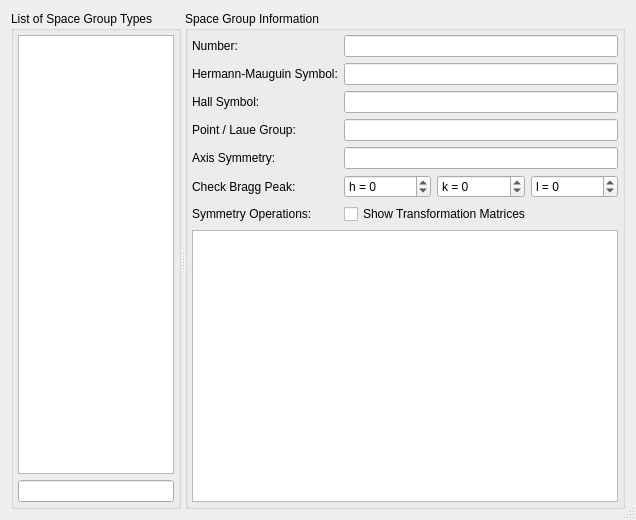
<?xml version="1.0" encoding="UTF-8"?>
<ui version="4.0">
 <class>SgListDlg</class>
 <widget class="QDialog" name="SgListDlg">
  <property name="geometry">
   <rect>
    <x>0</x>
    <y>0</y>
    <width>636</width>
    <height>520</height>
   </rect>
  </property>
  <property name="windowTitle">
   <string>Space Group Types</string>
  </property>
  <property name="sizeGripEnabled">
   <bool>true</bool>
  </property>
  <layout class="QGridLayout" name="gridLayout">
   <item row="0" column="0">
    <widget class="QSplitter" name="splitter">
     <property name="orientation">
      <enum>Qt::Horizontal</enum>
     </property>
     <widget class="QGroupBox" name="groupBox">
      <property name="sizePolicy">
       <sizepolicy hsizetype="Preferred" vsizetype="Preferred">
        <horstretch>1</horstretch>
        <verstretch>0</verstretch>
       </sizepolicy>
      </property>
      <property name="title">
       <string>List of Space Group Types</string>
      </property>
      <layout class="QGridLayout" name="gridLayout_2">
       <property name="margin">
        <number>4</number>
       </property>
       <item row="0" column="1">
        <widget class="QListWidget" name="listSGs">
         <property name="alternatingRowColors">
          <bool>true</bool>
         </property>
        </widget>
       </item>
       <item row="1" column="1">
        <widget class="QLineEdit" name="editFilter">
         <property name="toolTip">
          <string>Search Space Group Types</string>
         </property>
        </widget>
       </item>
      </layout>
     </widget>
     <widget class="QGroupBox" name="groupBox_2">
      <property name="sizePolicy">
       <sizepolicy hsizetype="Preferred" vsizetype="Preferred">
        <horstretch>2</horstretch>
        <verstretch>0</verstretch>
       </sizepolicy>
      </property>
      <property name="title">
       <string>Space Group Information</string>
      </property>
      <layout class="QGridLayout" name="gridLayout_3">
       <property name="margin">
        <number>4</number>
       </property>
       <item row="0" column="0">
        <widget class="QLabel" name="label">
         <property name="text">
          <string>Number:</string>
         </property>
        </widget>
       </item>
       <item row="0" column="1" colspan="3">
        <widget class="QLineEdit" name="editNr">
         <property name="readOnly">
          <bool>true</bool>
         </property>
        </widget>
       </item>
       <item row="1" column="0">
        <widget class="QLabel" name="label_2">
         <property name="text">
          <string>Hermann-Mauguin Symbol:</string>
         </property>
        </widget>
       </item>
       <item row="1" column="1" colspan="3">
        <widget class="QLineEdit" name="editHM">
         <property name="readOnly">
          <bool>true</bool>
         </property>
        </widget>
       </item>
       <item row="2" column="0">
        <widget class="QLabel" name="label_4">
         <property name="text">
          <string>Hall Symbol:</string>
         </property>
        </widget>
       </item>
       <item row="2" column="1" colspan="3">
        <widget class="QLineEdit" name="editHall">
         <property name="readOnly">
          <bool>true</bool>
         </property>
        </widget>
       </item>
       <item row="5" column="3">
        <widget class="QSpinBox" name="spinL">
         <property name="toolTip">
          <string>l</string>
         </property>
         <property name="prefix">
          <string>l = </string>
         </property>
         <property name="minimum">
          <number>-99</number>
         </property>
        </widget>
       </item>
       <item row="3" column="0">
        <widget class="QLabel" name="label_5">
         <property name="text">
          <string>Point / Laue Group:</string>
         </property>
        </widget>
       </item>
       <item row="3" column="1" colspan="3">
        <widget class="QLineEdit" name="editLaue">
         <property name="readOnly">
          <bool>true</bool>
         </property>
        </widget>
       </item>
       <item row="5" column="0">
        <widget class="QLabel" name="label_3">
         <property name="text">
          <string>Check Bragg Peak:</string>
         </property>
        </widget>
       </item>
       <item row="5" column="1">
        <widget class="QSpinBox" name="spinH">
         <property name="font">
          <font>
           <weight>50</weight>
           <bold>false</bold>
           <strikeout>false</strikeout>
           <kerning>true</kerning>
          </font>
         </property>
         <property name="toolTip">
          <string>h</string>
         </property>
         <property name="prefix">
          <string>h = </string>
         </property>
         <property name="minimum">
          <number>-99</number>
         </property>
        </widget>
       </item>
       <item row="5" column="2">
        <widget class="QSpinBox" name="spinK">
         <property name="toolTip">
          <string>k</string>
         </property>
         <property name="prefix">
          <string>k = </string>
         </property>
         <property name="minimum">
          <number>-99</number>
         </property>
        </widget>
       </item>
       <item row="6" column="0">
        <widget class="QLabel" name="label_6">
         <property name="text">
          <string>Symmetry Operations:</string>
         </property>
        </widget>
       </item>
       <item row="7" column="0" colspan="4">
        <widget class="QListWidget" name="listSymOps">
         <property name="alternatingRowColors">
          <bool>true</bool>
         </property>
        </widget>
       </item>
       <item row="4" column="0">
        <widget class="QLabel" name="label_7">
         <property name="text">
          <string>Axis Symmetry:</string>
         </property>
        </widget>
       </item>
       <item row="4" column="1" colspan="3">
        <widget class="QLineEdit" name="editAxisSym">
         <property name="readOnly">
          <bool>true</bool>
         </property>
        </widget>
       </item>
       <item row="6" column="1" colspan="3">
        <widget class="QCheckBox" name="checkMatrices">
         <property name="text">
          <string>Show Transformation Matrices</string>
         </property>
        </widget>
       </item>
      </layout>
     </widget>
    </widget>
   </item>
  </layout>
 </widget>
 <tabstops>
  <tabstop>listSGs</tabstop>
  <tabstop>editFilter</tabstop>
  <tabstop>editNr</tabstop>
  <tabstop>editHM</tabstop>
  <tabstop>editHall</tabstop>
  <tabstop>editLaue</tabstop>
  <tabstop>editAxisSym</tabstop>
  <tabstop>spinH</tabstop>
  <tabstop>spinK</tabstop>
  <tabstop>spinL</tabstop>
  <tabstop>checkMatrices</tabstop>
  <tabstop>listSymOps</tabstop>
 </tabstops>
 <resources/>
 <connections/>
</ui>
